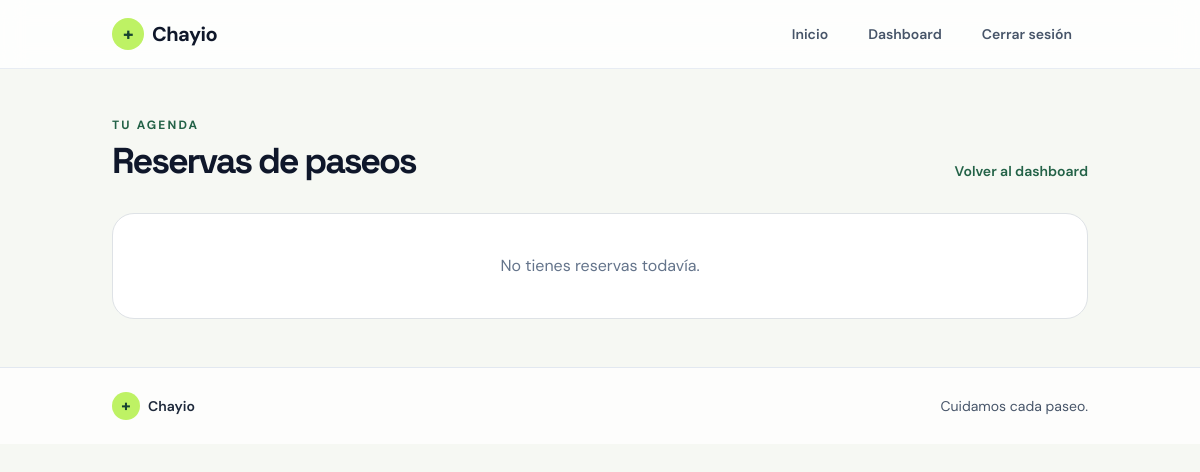
The page /mis-reservas/ (signed in) on the database as committed earlier.
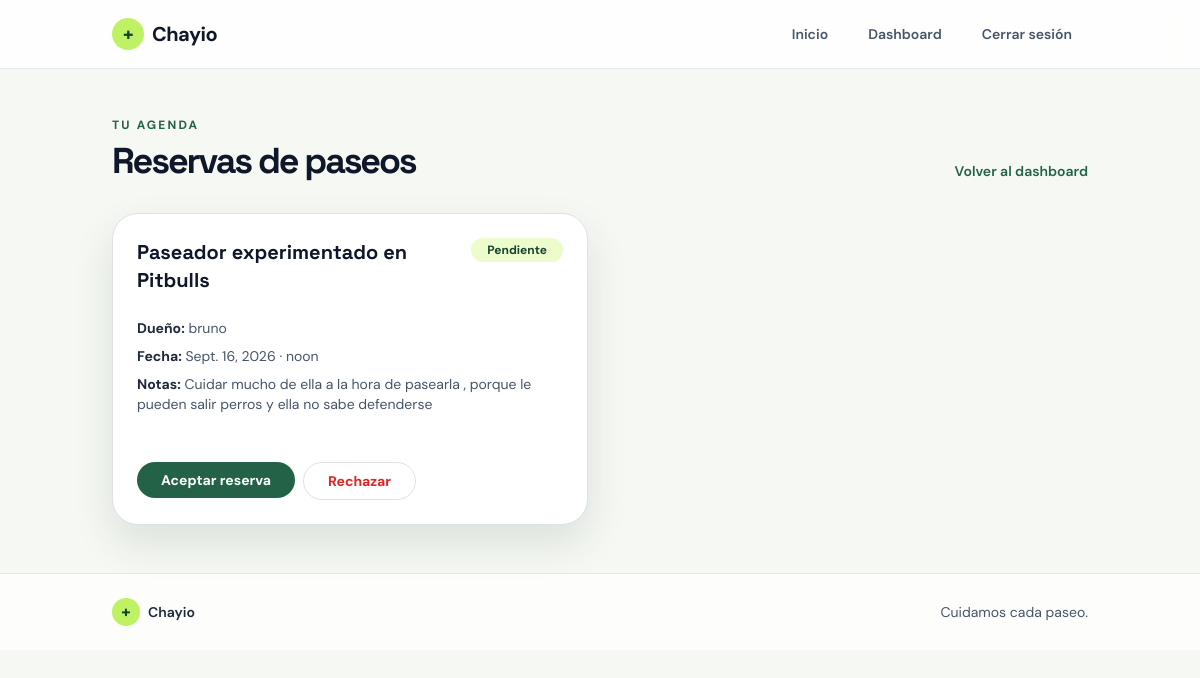
The same page on the database as committed later.
### pet_services/models.py (models this page shows, shortened)
class Booking(models.Model):
    STATUS_CHOICES = [
        ('pending', 'Pendiente'),
        ('accepted', 'Aceptado'),
        ('rejected', 'Rechazado'),
        ('completed', 'Completado'),
    ]
    owner = models.ForeignKey(settings.AUTH_USER_MODEL, on_delete=models.CASCADE, related_name='bookings_as_owner')
    walker = models.ForeignKey(settings.AUTH_USER_MODEL, on_delete=models.CASCADE, related_name='bookings_as_walker')
    service = models.ForeignKey('ServiceOffer', on_delete=models.CASCADE, related_name='bookings')
    date = models.DateField()
    time = models.TimeField()
    notes = models.TextField(blank=True)
    status = models.CharField(max_length=20, choices=STATUS_CHOICES, default='pending')
    owner_confirmed = models.BooleanField(default=False)
    walker_confirmed = models.BooleanField(default=False)
    created_at = models.DateTimeField(default=timezone.now)

class ServiceOffer(models.Model):
    walker = models.ForeignKey(settings.AUTH_USER_MODEL, on_delete=models.CASCADE, related_name='service_offers')
    title = models.CharField(max_length=150)
    description = models.TextField()
    price = models.DecimalField(max_digits=8, decimal_places=2)
    duration_minutes = models.PositiveIntegerField(default=60)
    city = models.CharField(max_length=100)
    available = models.BooleanField(default=True)
    created_at = models.DateTimeField(default=timezone.now)

### pet_services/views.py (the view)
# urls.py: path('mis-reservas/', views.bookings_for_walker, name='walker_bookings'),
@login_required
def bookings_for_walker(request):
    offers = ServiceOffer.objects.filter(walker=request.user)
    bookings = Booking.objects.filter(walker=request.user).select_related('owner', 'service').order_by('-created_at')
    return render(request, 'pet_services/walker_bookings.html', {'bookings': bookings, 'offers': offers})

### templates/pet_services/walker_bookings.html (shortened to what this page needs)
{% extends 'base.html' %}
{% block content %}
<div class="container mx-auto px-4 py-12">
	<div class="mb-8 flex flex-wrap items-end justify-between gap-3">
		<div>
			<div class="mb-2 text-xs font-bold uppercase tracking-[0.18em] text-brand-500">Tu agenda</div>
			<h1 class="text-4xl font-black tracking-[-0.06em] text-slate-900">Reservas de paseos</h1>
		</div>
		<a class="text-sm font-semibold text-brand-500" href="{% url 'dashboard' %}">Volver al dashboard</a>
	</div>
	{% if bookings %}
		<div class="grid gap-6 md:grid-cols-2">
			{% for booking in bookings %}
				<article class="rounded-[26px] border border-slate-200 bg-white p-6 shadow-soft">
					<div class="mb-4 flex items-start justify-between gap-3">
						<h2 class="text-xl font-bold text-slate-900">{{ booking.service.title }}</h2>
						<span class="inline-flex rounded-full bg-lime-100 px-3 py-1 text-xs font-bold text-brand-700">{{ booking.get_status_display }}</span>
					</div>
					<div class="space-y-2 text-sm text-slate-600">
						<p><strong class="text-slate-800">Dueño:</strong> {{ booking.owner.get_full_name|default:booking.owner.username }}</p>
						<p><strong class="text-slate-800">Fecha:</strong> {{ booking.date }} · {{ booking.time }}</p>
						<p><strong class="text-slate-800">Notas:</strong> {{ booking.notes|default:'Sin notas' }}</p>
					</div>
					{% if booking.status == 'pending' %}
						<div class="mt-5 flex flex-wrap gap-2">
							<form method="post" action="{% url 'respond_booking' booking.id 'accept' %}">
								<button class="rounded-full bg-brand-500 px-4 py-2 text-sm font-bold text-white transition hover:bg-brand-700" type="submit">Aceptar reserva</button>
							</form>
							<form method="post" action="{% url 'respond_booking' booking.id 'reject' %}">
								<button class="rounded-full border border-red-300 px-4 py-2 text-sm font-bold text-red-600 transition hover:bg-red-50" type="submit">Rechazar</button>
							</form>
						</div>
					{% endif %}
				</article>
			{% endfor %}
		</div>
	{% else %}
		<div class="rounded-[22px] border border-dashed border-slate-300 bg-white px-6 py-10 text-center text-slate-500">No tienes reservas todavía.</div>
	{% endif %}
</div>
{% endblock %}

Rows that differ between the two databases and show on the page:
added Booking: service "Paseador experimentado en Pitbulls", status "Pendiente", owner.get_full_name "bruno", date "Sept. 16, 2026", time "noon", notes "Cuidar mucho de ella a la hora de pasearla , porque le pueden salir perros y ella no sabe defenderse", shows "Aceptar reserva"
Other text that changed with them:
text no longer shown: "No tienes reservas todavía."
